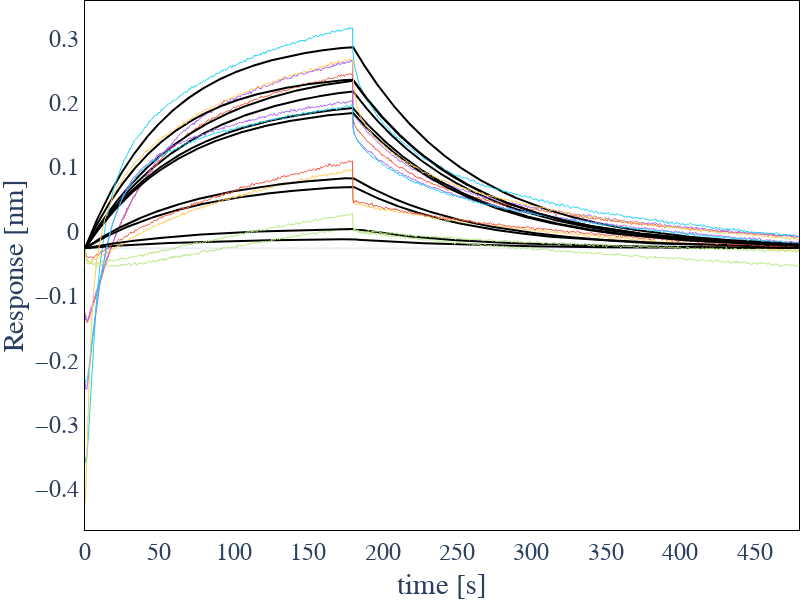

Notebook source saved alongside this figure:
### Code cell
import plotly.graph_objects as go

fig = go.Figure()

for ds in exp.datasets:
    if ds.use_for_fit == False: continue
    x = np.array([])
    y = np.array([])
    y_fit = np.array([])
    
    for step in ds.steps:
        # if step.concentration>0: color = 'orangered'
        # elif step.concentration==0: color = 'cornflowerBlue'
        # else: color = 'lightgrey'
        mask = (ds.t>=step.start) & (ds.t<step.stop)

        if f"offset_ds{ds.index}_step{step.index}" in exp.params:
                offset = exp.params[f'offset_ds{ds.index}_step{step.index}'].value
        else: 
            offset = 0

        
        x_step = ds.t[mask]
        y_step = ds.response[mask] - offset
        y_fit_step = ds.fit_response[mask] - offset

        x = np.concatenate([x, x_step])
        y = np.concatenate([y, y_step])
        y_fit = np.concatenate([y_fit, y_fit_step])

    
    x = x - x[0]
    fig.add_scatter(x = x, 
                    y = y_fit,
                    marker=dict(size=0, 
                            color='black',
                            line=dict(width=1, color='black')),
                    line=dict(
                         width=2, 
                         color='black'
                         ),
                    name=ds.steps[0].concentration,)

        

    fig.add_scatter(x = x,
                    y = y,
                    marker=dict(
                            size=0, 
                            #color=color, 
                            line=dict(
                                    width=0.1, 
                                    #color=color
                                    )),
                    line=dict(
                            width=1, 
                            #color=color
                            ),
                    name=f"{ds.index}_{ds.steps[0].concentration:.2e}",
                    )



fig.update_layout(
            height=600,
            width = 800,
            font_family="Arial",
            font_size = 24,
            showlegend=False,
            margin=dict(l=0,r=0,b=0,t=0,pad=0), 
            template='plotly_white',
            paper_bgcolor="rgb(255, 255, 255)",  
            plot_bgcolor="rgb(255, 255, 255)") 

fig.update_xaxes(
    ticklabelposition="inside top", 
    title='time [s]',
    showline=True, 
    linewidth=1, 
    linecolor='black', 
    showgrid=False,
    mirror=True)

fig.update_yaxes(
    ticklabelposition="outside top", 
    title='Response [nm]',
    showline=True, 
    linewidth=1, 
    linecolor='black', 
    showgrid=False,
    mirror=True)



fig.show()

### Figure 1 — Plotly figure (JSON) as saved in the notebook; plotly's stock layout.template omitted (floating-point values rounded to 4 significant figures; data arrays with more than 128 entries replaced by an {"elided": "..."} marker saying what was removed)
{"data": [{"line": {"color": "black", "width": 2}, "marker": {"color": "black", "line": {"color": "black", "width": 1}, "size": 0}, "name": "1.0000000000000001e-07", "type": "scatter", "x": {"elided": "2400 float values"}, "y": {"elided": "2400 float values"}}, {"line": {"width": 1}, "marker": {"line": {"width": 0.1}, "size": 0}, "name": "0_1.00e-07", "type": "scatter", "x": {"elided": "2400 float values"}, "y": {"elided": "2400 float values"}}, {"line": {"color": "black", "width": 2}, "marker": {"color": "black", "line": {"color": "black", "width": 1}, "size": 0}, "name": "1.0000000000000001e-07", "type": "scatter", "x": {"elided": "2400 float values"}, "y": {"elided": "2400 float values"}}, {"line": {"width": 1}, "marker": {"line": {"width": 0.1}, "size": 0}, "name": "1_1.00e-07", "type": "scatter", "x": {"elided": "2400 float values"}, "y": {"elided": "2400 float values"}}, {"line": {"color": "black", "width": 2}, "marker": {"color": "black", "line": {"color": "black", "width": 1}, "size": 0}, "name": "4.0000000000000003e-07", "type": "scatter", "x": {"elided": "2400 float values"}, "y": {"elided": "2400 float values"}}, {"line": {"width": 1}, "marker": {"line": {"width": 0.1}, "size": 0}, "name": "3_4.00e-07", "type": "scatter", "x": {"elided": "2400 float values"}, "y": {"elided": "2400 float values"}}, {"line": {"color": "black", "width": 2}, "marker": {"color": "black", "line": {"color": "black", "width": 1}, "size": 0}, "name": "2.5000000000000002e-08", "type": "scatter", "x": {"elided": "2400 float values"}, "y": {"elided": "2400 float values"}}, {"line": {"width": 1}, "marker": {"line": {"width": 0.1}, "size": 0}, "name": "4_2.50e-08", "type": "scatter", "x": {"elided": "2400 float values"}, "y": {"elided": "2400 float values"}}, {"line": {"color": "black", "width": 2}, "marker": {"color": "black", "line": {"color": "black", "width": 1}, "size": 0}, "name": "5.0000000000000004e-08", "type": "scatter", "x": {"elided": "2400 float values"}, "y": {"elided": "2400 float values"}}, {"line": {"width": 1}, "marker": {"line": {"width": 0.1}, "size": 0}, "name": "5_5.00e-08", "type": "scatter", "x": {"elided": "2400 float values"}, "y": {"elided": "2400 float values"}}, {"line": {"color": "black", "width": 2}, "marker": {"color": "black", "line": {"color": "black", "width": 1}, "size": 0}, "name": "5.0000000000000004e-08", "type": "scatter", "x": {"elided": "2400 float values"}, "y": {"elided": "2400 float values"}}, {"line": {"width": 1}, "marker": {"line": {"width": 0.1}, "size": 0}, "name": "6_5.00e-08", "type": "scatter", "x": {"elided": "2400 float values"}, "y": {"elided": "2400 float values"}}, {"line": {"color": "black", "width": 2}, "marker": {"color": "black", "line": {"color": "black", "width": 1}, "size": 0}, "name": "2.0000000000000002e-07", "type": "scatter", "x": {"elided": "2400 float values"}, "y": {"elided": "2400 float values"}}, {"line": {"width": 1}, "marker": {"line": {"width": 0.1}, "size": 0}, "name": "7_2.00e-07", "type": "scatter", "x": {"elided": "2400 float values"}, "y": {"elided": "2400 float values"}}, {"line": {"color": "black", "width": 2}, "marker": {"color": "black", "line": {"color": "black", "width": 1}, "size": 0}, "name": "2.0000000000000002e-07", "type": "scatter", "x": {"elided": "2400 float values"}, "y": {"elided": "2400 float values"}}, {"line": {"width": 1}, "marker": {"line": {"width": 0.1}, "size": 0}, "name": "8_2.00e-07", "type": "scatter", "x": {"elided": "2400 float values"}, "y": {"elided": "2400 float values"}}, {"line": {"color": "black", "width": 2}, "marker": {"color": "black", "line": {"color": "black", "width": 1}, "size": 0}, "name": "2.5000000000000002e-08", "type": "scatter", "x": {"elided": "2400 float values"}, "y": {"elided": "2400 float values"}}, {"line": {"width": 1}, "marker": {"line": {"width": 0.1}, "size": 0}, "name": "10_2.50e-08", "type": "scatter", "x": {"elided": "2400 float values"}, "y": {"elided": "2400 float values"}}, {"line": {"color": "black", "width": 2}, "marker": {"color": "black", "line": {"color": "black", "width": 1}, "size": 0}, "name": "4.0000000000000003e-07", "type": "scatter", "x": {"elided": "2400 float values"}, "y": {"elided": "2400 float values"}}, {"line": {"width": 1}, "marker": {"line": {"width": 0.1}, "size": 0}, "name": "11_4.00e-07", "type": "scatter", "x": {"elided": "2400 float values"}, "y": {"elided": "2400 float values"}}], "layout": {"font": {"family": "Arial", "size": 24}, "height": 600, "margin": {"b": 0, "l": 0, "pad": 0, "r": 0, "t": 0}, "paper_bgcolor": "rgb(255, 255, 255)", "plot_bgcolor": "rgb(255, 255, 255)", "showlegend": false, "width": 800, "xaxis": {"linecolor": "black", "linewidth": 1, "mirror": true, "showgrid": false, "showline": true, "ticklabelposition": "inside top", "title": {"text": "time [s]"}}, "yaxis": {"linecolor": "black", "linewidth": 1, "mirror": true, "showgrid": false, "showline": true, "ticklabelposition": "outside top", "title": {"text": "Response [nm]"}}}}
